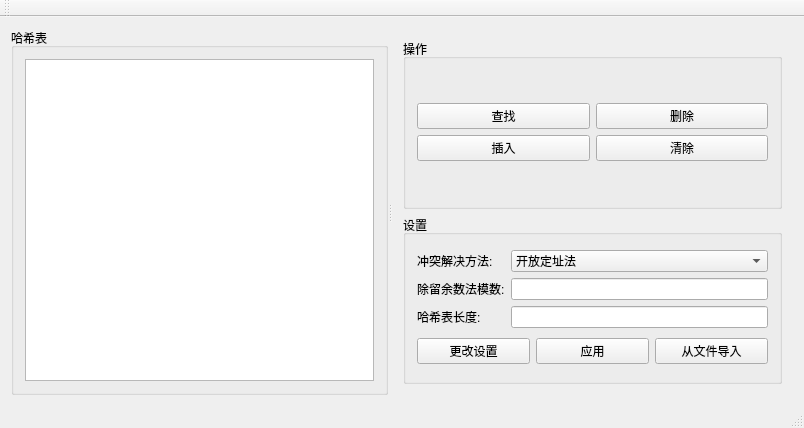
<?xml version="1.0" encoding="UTF-8"?>
<ui version="4.0">
 <class>MainWindow</class>
 <widget class="QMainWindow" name="MainWindow">
  <property name="geometry">
   <rect>
    <x>0</x>
    <y>0</y>
    <width>804</width>
    <height>428</height>
   </rect>
  </property>
  <property name="windowTitle">
   <string>MainWindow</string>
  </property>
  <widget class="QWidget" name="centralWidget">
   <layout class="QGridLayout" name="gridLayout_3">
    <item row="0" column="0">
     <widget class="QSplitter" name="splitter">
      <property name="orientation">
       <enum>Qt::Horizontal</enum>
      </property>
      <widget class="QGroupBox" name="groupBox_2">
       <property name="title">
        <string>哈希表</string>
       </property>
       <layout class="QGridLayout" name="gridLayout_2">
        <item row="0" column="0">
         <widget class="QTableWidget" name="tableWidgetOpen"/>
        </item>
       </layout>
      </widget>
      <widget class="QWidget" name="layoutWidget">
       <layout class="QGridLayout" name="gridLayout_5">
        <item row="1" column="0">
         <widget class="QGroupBox" name="groupBox_3">
          <property name="title">
           <string>设置</string>
          </property>
          <layout class="QGridLayout" name="gridLayout_4">
           <item row="0" column="0">
            <layout class="QHBoxLayout" name="horizontalLayout">
             <item>
              <layout class="QVBoxLayout" name="verticalLayout_3">
               <item>
                <widget class="QLabel" name="label_3">
                 <property name="text">
                  <string>冲突解决方法:</string>
                 </property>
                </widget>
               </item>
               <item>
                <widget class="QLabel" name="label">
                 <property name="text">
                  <string>除留余数法模数:</string>
                 </property>
                </widget>
               </item>
               <item>
                <widget class="QLabel" name="label_2">
                 <property name="text">
                  <string>哈希表长度:</string>
                 </property>
                </widget>
               </item>
              </layout>
             </item>
             <item>
              <layout class="QVBoxLayout" name="verticalLayout_2">
               <item>
                <widget class="QComboBox" name="cbBoxConflictMethod">
                 <item>
                  <property name="text">
                   <string>开放定址法</string>
                  </property>
                 </item>
                 <item>
                  <property name="text">
                   <string>链地址法</string>
                  </property>
                 </item>
                </widget>
               </item>
               <item>
                <widget class="QLineEdit" name="lEdtMod"/>
               </item>
               <item>
                <widget class="QLineEdit" name="lEdtTableSize"/>
               </item>
              </layout>
             </item>
            </layout>
           </item>
           <item row="1" column="0">
            <layout class="QHBoxLayout" name="horizontalLayout_2">
             <item>
              <widget class="QPushButton" name="pBtnSetting">
               <property name="text">
                <string>更改设置</string>
               </property>
              </widget>
             </item>
             <item>
              <widget class="QPushButton" name="pBtnApply">
               <property name="text">
                <string>应用</string>
               </property>
              </widget>
             </item>
             <item>
              <widget class="QPushButton" name="pBtnImportTxt">
               <property name="text">
                <string>从文件导入</string>
               </property>
              </widget>
             </item>
            </layout>
           </item>
          </layout>
         </widget>
        </item>
        <item row="0" column="0">
         <widget class="QGroupBox" name="groupBox">
          <property name="title">
           <string>操作</string>
          </property>
          <layout class="QGridLayout" name="gridLayout">
           <item row="0" column="0">
            <layout class="QHBoxLayout" name="horizontalLayout_3">
             <item>
              <layout class="QVBoxLayout" name="verticalLayout_4">
               <item>
                <widget class="QPushButton" name="pBtnSearch">
                 <property name="text">
                  <string>查找</string>
                 </property>
                </widget>
               </item>
               <item>
                <widget class="QPushButton" name="pBtnInsert">
                 <property name="text">
                  <string>插入</string>
                 </property>
                </widget>
               </item>
              </layout>
             </item>
             <item>
              <layout class="QVBoxLayout" name="verticalLayout">
               <item>
                <widget class="QPushButton" name="pBtnDelete">
                 <property name="text">
                  <string>删除</string>
                 </property>
                </widget>
               </item>
               <item>
                <widget class="QPushButton" name="pBtnClear">
                 <property name="text">
                  <string>清除</string>
                 </property>
                </widget>
               </item>
              </layout>
             </item>
            </layout>
           </item>
          </layout>
         </widget>
        </item>
       </layout>
      </widget>
     </widget>
    </item>
   </layout>
  </widget>
  <widget class="QMenuBar" name="menuBar">
   <property name="geometry">
    <rect>
     <x>0</x>
     <y>0</y>
     <width>804</width>
     <height>26</height>
    </rect>
   </property>
  </widget>
  <widget class="QToolBar" name="mainToolBar">
   <attribute name="toolBarArea">
    <enum>TopToolBarArea</enum>
   </attribute>
   <attribute name="toolBarBreak">
    <bool>false</bool>
   </attribute>
  </widget>
  <widget class="QStatusBar" name="statusBar"/>
 </widget>
 <layoutdefault spacing="6" margin="11"/>
 <resources/>
 <connections/>
</ui>
